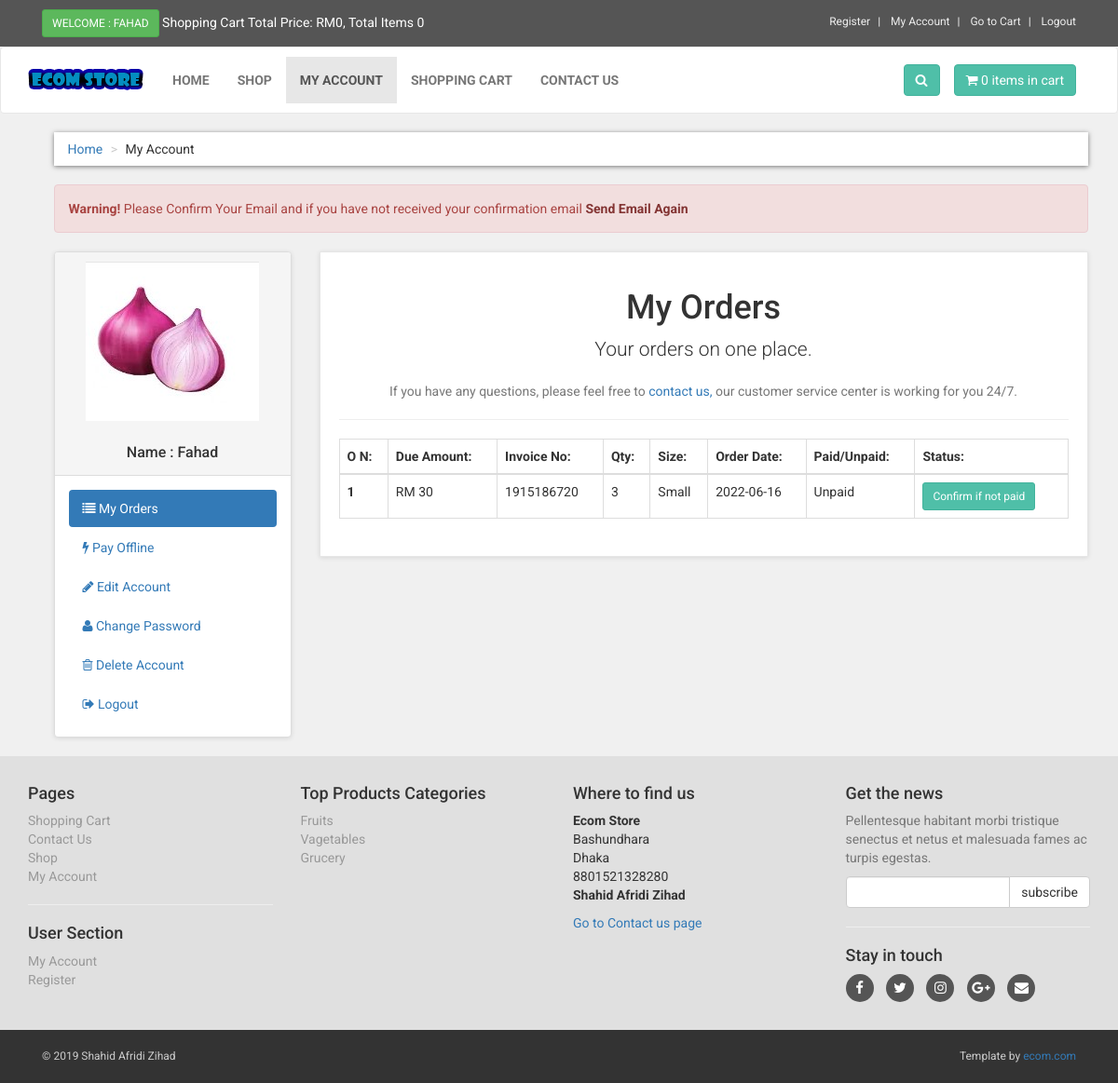
Page /customer/my_account.php?my_orders (signed in) on the committed database.
### tables this page shows
CREATE TABLE `customers` (
  `customer_id` int(10) NOT NULL,
  `customer_name` varchar(255) NOT NULL,
  `customer_email` varchar(255) NOT NULL,
  `customer_pass` varchar(255) NOT NULL,
  `customer_country` text NOT NULL,
  `customer_city` text NOT NULL,
  `customer_contact` varchar(255) NOT NULL,
  `customer_address` text NOT NULL,
  `customer_image` text NOT NULL,
  `customer_ip` varchar(255) NOT NULL,
  `customer_confirm_code` text NOT NULL
);

CREATE TABLE `customer_orders` (
  `order_id` int(10) NOT NULL,
  `customer_id` int(10) NOT NULL,
  `due_amount` int(100) NOT NULL,
  `invoice_no` int(100) NOT NULL,
  `qty` int(10) NOT NULL,
  `size` text NOT NULL,
  `order_date` timestamp NOT NULL DEFAULT current_timestamp() ON UPDATE current_timestamp(),
  `order_status` text NOT NULL
);

CREATE TABLE `product_categories` (
  `p_cat_id` int(10) NOT NULL,
  `p_cat_title` text NOT NULL,
  `p_cat_desc` text NOT NULL
);

### customer/my_orders.php (the view)
<center>
<h1>My Orders</h1>
<p class="lead"> Your orders on one place.</p>
<p class="text-muted" >
If you have any questions, please feel free to <a href="../contact.php" > contact us,</a> our customer service center is working for you 24/7.
</p>
</center>
<hr>
<div class="table-responsive" >
<table class="table table-bordered table-hover" >
<thead>
<tr>
<th>O N:</th>
<th>Due Amount:</th>
<th>Invoice No:</th>
<th>Qty:</th>
<th>Size:</th>
<th>Order Date:</th>
<th>Paid/Unpaid:</th>
<th>Status:</th>
</tr>
</thead>
<tbody>
<?php
$customer_session = $_SESSION['customer_email'];
$get_customer = "select * from customers where customer_email='$customer_session'";
$run_customer = mysqli_query($con,$get_customer);
$row_customer = mysqli_fetch_array($run_customer);
$customer_id = $row_customer['customer_id'];
$get_orders = "select * from customer_orders where customer_id='$customer_id'";
$run_orders = mysqli_query($con,$get_orders);
$i = 0;
while($row_orders = mysqli_fetch_array($run_orders)){
$order_id = $row_orders['order_id'];
$due_amount = $row_orders['due_amount'];
$invoice_no = $row_orders['invoice_no'];
$qty = $row_orders['qty'];
$size = $row_orders['size'];
$order_date = substr($row_orders['order_date'],0,11);
$order_status = $row_orders['order_status'];
$i++;
if($order_status=='pending'){
$order_status = "Unpaid";
}
else{
$order_status = "Paid";
}
?>
<tr>
<th><?php echo $i; ?></th>
<td>RM <?php echo $due_amount; ?></td>
<td><?php echo $invoice_no; ?></td>
<td><?php echo $qty; ?></td>
<td><?php echo $size; ?></td>
<td><?php echo $order_date; ?></td>
<td><?php echo $order_status; ?></td>
<td>
<a href="confirm.php?order_id=<?php echo $order_id; ?>" target="blank" class="btn btn-primary btn-sm" > Confirm if not paid </a>
</td>
</tr>
<?php } ?>
</tbody>
</table>
</div>

### customer/includes/sidebar.php
<div class="panel panel-default sidebar-menu">
<div class="panel-heading">
<?php
$customer_session = $_SESSION['customer_email'];
$get_customer = "select * from customers where customer_email='$customer_session'";
$run_customer = mysqli_query($con,$get_customer);
$row_customer = mysqli_fetch_array($run_customer);
$customer_image = $row_customer['customer_image'];
$customer_name = $row_customer['customer_name'];
if(!isset($_SESSION['customer_email'])){
}
else {
echo "
<center>
<img src='customer_images/$customer_image' class='img-responsive'>
</center>
<br>
<h3 align='center' class='panel-title'> Name : $customer_name </h3>
";
}
?>
</div>
<div class="panel-body">
<ul class="nav nav-pills nav-stacked">
<li class="<?php if(isset($_GET['my_orders'])){ echo "active"; } ?>">
<a href="my_account.php?my_orders"> <i class="fa fa-list"> </i> My Orders </a>
</li>
<li class="<?php if(isset($_GET['pay_offline'])){ echo "active"; } ?>">
<a href="my_account.php?pay_offline"> <i class="fa fa-bolt"></i> Pay Offline </a>
</li>
<li class="<?php if(isset($_GET['edit_account'])){ echo "active"; } ?>">
<a href="my_account.php?edit_account"> <i class="fa fa-pencil"></i> Edit Account </a>
</li>
<li class="<?php if(isset($_GET['change_pass'])){ echo "active"; } ?>">
<a href="my_account.php?change_pass"> <i class="fa fa-user"></i> Change Password </a>
</li>
<li class="<?php if(isset($_GET['delete_account'])){ echo "active"; } ?>">
<a href="my_account.php?delete_account"> <i class="fa fa-trash-o"></i> Delete Account </a>
</li>
<li>
<a href="logout.php"> <i class="fa fa-sign-out"></i> Logout </a>
</li>
</ul>
</div>
</div>

### customer/includes/footer.php (shortened to what this page needs)
<div id="footer">
<div class="container">
<div class="row" >
<div class="col-md-3 col-sm-6" >
<h4>Pages</h4>
<ul>
<li><a href="cart.php">Shopping Cart</a></li>
<li><a href="contact.php">Contact Us</a></li>
<li><a href="shop.php">Shop</a></li>
<li>
<?php
if(!isset($_SESSION['customer_email'])){
echo "<a href='checkout.php' >My Account</a>";
}
else{
echo "<a href='customer/my_account.php?my_orders'>My Account</a>";
}
?>
</li>
</ul>
<hr>
<h4>User Section</h4>
<ul>
<li>
<?php
if(!isset($_SESSION['customer_email'])){
echo "<a href='checkout.php' >Login</a>";
}
else{
echo "<a href='customer/my_account.php?my_orders'>My Account</a>";
}
?>
</li>
<li><a href="customer_register.php">Register</a></li>
</ul>
</div>
<div class="col-md-3 col-sm-6">
<h4> Top Products Categories </h4>
<ul>
<?php
$get_p_cats = "select * from product_categories";
$run_p_cats = mysqli_query($con,$get_p_cats);
while($row_p_cats = mysqli_fetch_array($run_p_cats)){
$p_cat_id = $row_p_cats['p_cat_id'];
$p_cat_title = $row_p_cats['p_cat_title'];
echo "<li> <a href='shop.php?p_cat=$p_cat_id'> $p_cat_title </a> </li>";
}
?>
</ul>
</div>
<div class="col-md-3 col-sm-6">
<h4>Where to find us</h4>
<p>
<strong>Ecom Store</strong>
<br>Bashundhara
<br>Dhaka
<br>8801521328280
<br>
<strong>Shahid Afridi Zihad</strong>
</p>
<a href="contact.php">Go to Contact us page</a>
</div>
<div class="col-md-3 col-sm-6">
<h4>Get the news</h4>
<p class="text-muted">
Pellentesque habitant morbi tristique senectus et netus et malesuada fames ac turpis egestas.
</p>
<form action="https://feedburner.google.com/fb/a/mailverify" method="post" target="popupwindow" onsubmit="window.open('https://feedburner.google.com/fb/a/mailverify?uri=computerfever', 'popupwindow', 'scrollbars=yes,width=550,height=520');return true">
<div class="input-group">
<input type="text" class="form-control" name="email">
<span class="input-group-btn">
<input type="submit" value="subscribe" class="btn btn-default">
</span>
</div>
</form>
<hr>
<h4> Stay in touch </h4>
<p class="social">
<a href="#"><i class="fa fa-facebook"></i></a>
<a href="#"><i class="fa fa-twitter"></i></a>
<a href="#"><i class="fa fa-instagram"></i></a>
<a href="#"><i class="fa fa-google-plus"></i></a>
<a href="#"><i class="fa fa-envelope"></i></a>
</p>
</div>
</div>
</div>
</div>
<div id="copyright">
<div class="container" >
<div class="col-md-6" >
<p class="pull-left"> &copy; 2019 Shahid Afridi Zihad </p>
</div>
<div class="col-md-6" >
<p class="pull-right" >
Template by <a href="http://www.ecom.com" >ecom.com</a>
</p>
</div>
</div>
</div>

### customer/styles/style.css (style rules this page uses)
body { font-family: "Roboto", Helvetica, Arial, sans-serif; font-size: 14px; line-height: 1.42857143; color: #333333; background-color: #f0f0f0; overflow-x: hidden; }
.btn-primary { color:rgb(255, 255, 255); background-color:rgb(79, 191, 168); border-color:rgb(65, 179, 156); }
#content .panel.sidebar-menu { box-sizing: border-box; box-shadow: 0 1px 5px rgba(0, 0, 0, 0.1); }
#content .panel.sidebar-menu h3 { padding: 5px 0; margin: 0; }
#footer { background: #e0e0e0; padding: 20px 0; }
#footer ul { padding-left: 0; list-style: none; }
#footer ul a { color:#999999; padding: 20px 0; }
#footer .social { text-align: left; }
#footer .social a { margin: 0 10px 0 0; color: #fff; display: inline-block; width: 30px; height: 30px; border-radius: 15px; line-height: 30px; font-size: 15px; text-align: center; transition: all 0.2s ease-out; vertical-align: bottom; background-color:#555555; }
#copyright { background:#333; color:#ccc; padding:20px 0; font-size:12px; }
#copyright p { margin: 0; }

### rows in the picture
customers: customer_image (picture), customer_name "Fahad"
customer_orders: due_amount "30", invoice_no "1915186720", qty "3", size "Small", order_date "2022-06-16", order_status "Unpaid"
product_categories: p_cat_title "Fruits"
product_categories: p_cat_title "Vagetables"
product_categories: p_cat_title "Grucery"

### other values in the picture
$_SESSION['customer_email'] "FAHAD"
$total "0"
$count_items "0 0"
